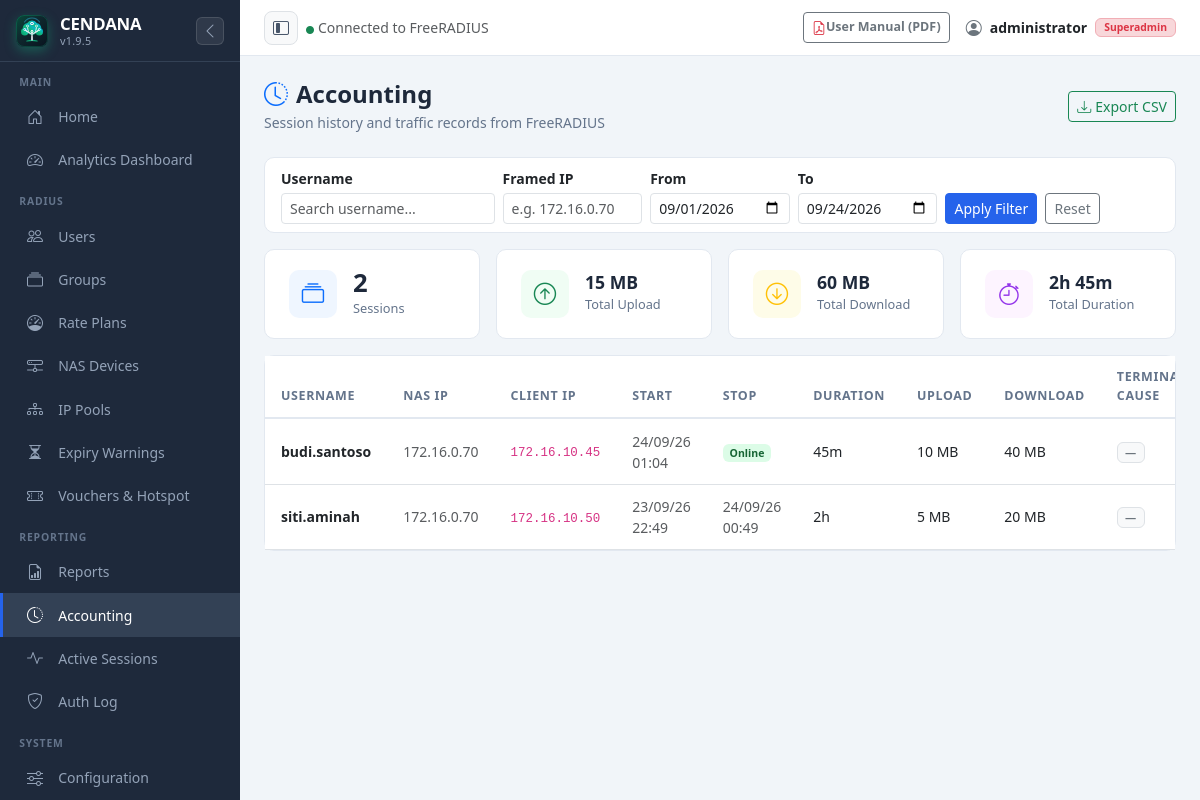
The page /accounting.php (signed in) on the database its author committed.
### tables this page shows
CREATE TABLE IF NOT EXISTS `radacct` (
  `radacctid` bigint(21) NOT NULL AUTO_INCREMENT,
  `acctsessionid` varchar(64) NOT NULL DEFAULT '',
  `acctuniqueid` varchar(32) NOT NULL DEFAULT '',
  `username` varchar(64) NOT NULL DEFAULT '',
  `realm` varchar(64) DEFAULT '',
  `nasipaddress` varchar(15) NOT NULL DEFAULT '',
  `nasportid` varchar(32) DEFAULT NULL,
  `nasporttype` varchar(32) DEFAULT NULL,
  `acctstarttime` datetime DEFAULT NULL,
  `acctupdatetime` datetime DEFAULT NULL,
  `acctstoptime` datetime DEFAULT NULL,
  `acctinterval` int(12) DEFAULT NULL,
  `acctsessiontime` int(12) unsigned DEFAULT NULL,
  `acctauthentic` varchar(32) DEFAULT NULL,
  `connectinfo_start` varchar(128) DEFAULT NULL,
  `connectinfo_stop` varchar(128) DEFAULT NULL,
  `acctinputoctets` bigint(20) DEFAULT NULL,
  `acctoutputoctets` bigint(20) DEFAULT NULL,
  `calledstationid` varchar(50) NOT NULL DEFAULT '',
  `callingstationid` varchar(50) NOT NULL DEFAULT '',
  `acctterminatecause` varchar(32) NOT NULL DEFAULT '',
  `servicetype` varchar(32) DEFAULT NULL,
  `framedprotocol` varchar(32) DEFAULT NULL,
  `framedipaddress` varchar(15) NOT NULL DEFAULT '',
  `framedipv6address` varchar(45) NOT NULL DEFAULT '',
  `framedipv6prefix` varchar(45) NOT NULL DEFAULT '',
  `framedinterfaceid` varchar(44) NOT NULL DEFAULT '',
  `delegatedipv6prefix` varchar(45) NOT NULL DEFAULT '',
  `class` varchar(64) DEFAULT NULL,
  PRIMARY KEY (`radacctid`),
  UNIQUE KEY `acctuniqueid` (`acctuniqueid`),
  KEY `username` (`username`),
  KEY `framedipaddress` (`framedipaddress`),
  KEY `acctsessionid` (`acctsessionid`),
  KEY `acctsessiontime` (`acctsessiontime`),
  KEY `acctstarttime` (`acctstarttime`),
  KEY `acctstoptime` (`acctstoptime`),
  KEY `nasipaddress` (`nasipaddress`)
);

### includes/functions.php (called while the page is built, shortened)
<?php
function sanitize($input) {
    return htmlspecialchars(strip_tags(trim((string)$input)), ENT_QUOTES, 'UTF-8');
}
function formatBytes($bytes, $precision = 2) {
    $bytes = (float)($bytes ?? 0);
    $units = ['B', 'KB', 'MB', 'GB', 'TB', 'PB'];
    $pow   = floor(log($bytes) / log(1024));
    $pow   = min($pow, count($units) - 1);
    $bytes /= pow(1024, $pow);
    return round($bytes, $precision) . ' ' . $units[$pow];
}
function formatDuration($seconds) {
    $seconds = (int)($seconds ?? 0);
    $h = floor($seconds / 3600);
    $m = floor(($seconds % 3600) / 60);
    $s = $seconds % 60;
    $parts = [];
    if ($h > 0) $parts[] = "{$h}h";
    if ($m > 0) $parts[] = "{$m}m";
    return implode(' ', $parts);
}

### accounting.php (the view, shortened to what this page needs)
<?php
$db = getDB();
$search   = trim($_GET['q'] ?? '');
$ipSearch = trim($_GET['ip'] ?? '');
if (isset($_GET['from'])) {
    $dateFrom = trim($_GET['from']);
    $dateTo   = trim($_GET['to'] ?? date('Y-m-d'));
} else {
    $currMonthStart = date('Y-m-01');
    $hasCurrent = $db->query("SELECT 1 FROM radacct WHERE acctstarttime >= '$currMonthStart 00:00:00' LIMIT 1")->fetch();
    if ($hasCurrent) {
        $dateFrom = $currMonthStart;
        $dateTo   = date('Y-m-d');
    } else {
        $latest = $db->query("SELECT DATE(acctstarttime) d FROM radacct ORDER BY acctstarttime DESC LIMIT 1")->fetch();
        if ($latest && !empty($latest['d'])) {
            $dateFrom = substr($latest['d'], 0, 7) . '-01';
            $dateTo   = $latest['d'];
        } else {
            $dateFrom = date('Y-m-01');
            $dateTo   = date('Y-m-d');
        }
    }
}
$where  = "WHERE acctstarttime >= :from_dt AND acctstarttime <= :to_dt";
$params = [
    ':from_dt' => "$dateFrom 00:00:00",
    ':to_dt'   => "$dateTo 23:59:59"
];
$page    = max(1, (int)($_GET['page'] ?? 1));
$perPage = 25;
$offset  = ($page - 1) * $perPage;
$lim = (int)$perPage;
$off = (int)$offset;
$stmt = $db->prepare("SELECT username, nasipaddress, framedipaddress,
    acctstarttime, acctstoptime, acctsessiontime,
    acctinputoctets, acctoutputoctets, acctterminatecause
  FROM radacct $where
  ORDER BY acctstarttime DESC LIMIT $lim OFFSET $off");
$stmt->execute($params);
$records = $stmt->fetchAll();
$statsStmt = $db->prepare("SELECT COUNT(*) AS sessions,
    COALESCE(SUM(acctinputoctets), 0) AS upload,
    COALESCE(SUM(acctoutputoctets), 0) AS download,
    COALESCE(SUM(acctsessiontime), 0) AS duration
  FROM radacct $where");
$statsStmt->execute($params);
$summary = $statsStmt->fetch();
include __DIR__ . '/includes/header.php';
?>
<div class="page-header d-flex align-items-center justify-content-between">
    <div>
        <h4><i class="bi bi-clock-history me-2 text-primary"></i>Accounting</h4>
        <p>Session history and traffic records from FreeRADIUS</p>
    </div>
    <a href="export.php?type=accounting&from=<?= urlencode($dateFrom) ?>&to=<?= urlencode($dateTo) ?><?= $search ? '&q=' . urlencode($search) : '' ?><?= $ipSearch ? '&ip=' . urlencode($ipSearch) : '' ?>" class="btn btn-outline-success btn-sm">
        <i class="bi bi-download me-1"></i>Export CSV
    </a>
</div>
<div class="card mb-3">
    <div class="card-body py-2">
        <form method="GET" class="row g-2 align-items-end">
            <div class="col-md-3">
                <label class="form-label small mb-1 fw-semibold">Username</label>
                <input type="text" name="q" class="form-control form-control-sm"
                       placeholder="Search username..." value="<?= htmlspecialchars($search) ?>">
            </div>
            <div class="col-md-2">
                <label class="form-label small mb-1 fw-semibold">Framed IP</label>
                <input type="text" name="ip" class="form-control form-control-sm"
                       placeholder="e.g. 172.16.0.70" value="<?= htmlspecialchars($ipSearch) ?>">
            </div>
            <div class="col-md-2">
                <label class="form-label small mb-1 fw-semibold">From</label>
                <input type="date" name="from" class="form-control form-control-sm" value="<?= htmlspecialchars($dateFrom) ?>">
            </div>
            <div class="col-md-2">
                <label class="form-label small mb-1 fw-semibold">To</label>
                <input type="date" name="to" class="form-control form-control-sm" value="<?= htmlspecialchars($dateTo) ?>">
            </div>
            <div class="col-auto">
                <button class="btn btn-primary btn-sm">Apply Filter</button>
                <a href="accounting.php" class="btn btn-outline-secondary btn-sm ms-1">Reset</a>
            </div>
        </form>
    </div>
</div>
<div class="row g-3 mb-3">
    <div class="col-6 col-md-3">
        <div class="stat-card">
            <div class="stat-icon" style="background:#eff6ff"><i class="bi bi-collection text-primary"></i></div>
            <div><div class="stat-value"><?= number_format((int)($summary['sessions'] ?? 0)) ?></div>
                 <div class="stat-label">Sessions</div></div>
        </div>
    </div>
    <div class="col-6 col-md-3">
        <div class="stat-card">
            <div class="stat-icon" style="background:#f0fdf4"><i class="bi bi-arrow-up-circle text-success"></i></div>
            <div><div class="stat-value" style="font-size:1.1rem"><?= formatBytes($summary['upload'] ?? 0) ?></div>
                 <div class="stat-label">Total Upload</div></div>
        </div>
    </div>
    <div class="col-6 col-md-3">
        <div class="stat-card">
            <div class="stat-icon" style="background:#fefce8"><i class="bi bi-arrow-down-circle text-warning"></i></div>
            <div><div class="stat-value" style="font-size:1.1rem"><?= formatBytes($summary['download'] ?? 0) ?></div>
                 <div class="stat-label">Total Download</div></div>
        </div>
    </div>
    <div class="col-6 col-md-3">
        <div class="stat-card">
            <div class="stat-icon" style="background:#fdf4ff"><i class="bi bi-stopwatch" style="color:#9333ea"></i></div>
            <div><div class="stat-value" style="font-size:1.1rem"><?= formatDuration($summary['duration'] ?? 0) ?></div>
                 <div class="stat-label">Total Duration</div></div>
        </div>
    </div>
</div>
<div class="card">
    <div class="card-body p-0">
        <div class="table-responsive">
        <table class="table mb-0">
            <thead><tr>
                <th>Username</th><th>NAS IP</th><th>Client IP</th>
                <th>Start</th><th>Stop</th><th>Duration</th>
                <th>Upload</th><th>Download</th><th>Terminate Cause</th>
            </tr></thead>
            <tbody>
            <?php if (empty($records)): ?>
            <tr><td colspan="9" class="text-center text-muted py-5">
                <i class="bi bi-inbox fs-3 d-block mb-2"></i>No accounting records found for selected period
            </td></tr>
            <?php else: foreach ($records as $r): ?>
            <tr>
                <td><strong><?= sanitize($r['username']) ?></strong></td>
                <td class="text-muted small"><?= sanitize($r['nasipaddress']) ?></td>
                <td><code style="font-size:.78rem"><?= sanitize($r['framedipaddress']) ?></code></td>
                <td class="text-muted small"><?= date('d/m/y H:i', strtotime($r['acctstarttime'])) ?></td>
                <td class="text-muted small">
                    <?= $r['acctstoptime'] ? date('d/m/y H:i', strtotime($r['acctstoptime'])) : '<span class="badge badge-online">Online</span>' ?>
                </td>
                <td><?= $r['acctsessiontime'] ? formatDuration($r['acctsessiontime']) : '—' ?></td>
                <td><?= formatBytes($r['acctinputoctets'] ?? 0) ?></td>
                <td><?= formatBytes($r['acctoutputoctets'] ?? 0) ?></td>
                <td><span class="badge bg-light text-secondary border" style="font-size:.7rem">
                    <?= sanitize($r['acctterminatecause'] ?: '—') ?>
                </span></td>
            </tr>
            <?php endforeach; endif; ?>
            </tbody>
        </table>
        </div>
    </div>
</div>
<?php include __DIR__ . '/includes/footer.php'; ?>

### includes/header.php (style rules this page uses)
:root { --sidebar-w: 240px; --sidebar-collapsed-w: 68px; --primary: #2563eb; --primary-dark: #1d4ed8; --sidebar-bg: #1e293b; --sidebar-hover: #334155; --sidebar-active: #2563eb; --topbar-h: 56px; }
body { background: #f1f5f9; font-family: 'Segoe UI', sans-serif; }
html { scroll-behavior: smooth; }
* { scrollbar-width: thin; scrollbar-color: #cbd5e1 transparent; }
.sidebar-brand .brand-icon-wrap img, .sidebar-brand .brand-icon-wrap svg { width: 100%; height: 100%; display: block; }
.stat-card { background: #fff; border-radius: 10px; padding: 1.25rem 1.5rem; border: 1px solid #e2e8f0; display: flex; align-items: center; gap: 1rem; text-decoration: none; color: inherit; transition: transform .15s ease, box-shadow .15s ease, border-color .15s ease; }
.stat-icon { width: 48px; height: 48px; border-radius: 10px; display: flex; align-items: center; justify-content: center; font-size: 1.4rem; }
.stat-value { font-size: 1.6rem; font-weight: 700; color: #1e293b; line-height: 1; }
.stat-label { font-size: .8rem; color: #64748b; margin-top: .2rem; }
.card { border: 1px solid #e2e8f0; border-radius: 10px; }
.table th { font-size: .78rem; text-transform: uppercase; letter-spacing: .05em; color: #64748b; font-weight: 600; border-bottom: 2px solid #e2e8f0; padding: .75rem 1rem; }
.table td { padding: .7rem 1rem; vertical-align: middle; font-size: .875rem; }
.badge-online { background: #dcfce7; color: #166534; }
.btn-primary { background: var(--primary); border-color: var(--primary); }
.page-header { margin-bottom: 1.5rem; }
.page-header h4 { font-weight: 700; color: #1e293b; margin: 0; }
.page-header p { color: #64748b; font-size: .875rem; margin: .2rem 0 0; }

### rows shown on the page
radacct: username "budi.santoso", nasipaddress "172.16.0.70", framedipaddress "172.16.10.45", acctstarttime "24/09/26 01:04", shows "Online", acctsessiontime "45m", acctinputoctets "10 MB", acctoutputoctets "40 MB", acctterminatecause "—"
radacct: username "siti.aminah", nasipaddress "172.16.0.70", framedipaddress "172.16.10.50", acctstarttime "23/09/26 22:49", acctstoptime "24/09/26 00:49", acctsessiontime "2h", acctinputoctets "5 MB", acctoutputoctets "20 MB", acctterminatecause "—"

### other values the page prints
APP_NAME "CENDANA"
APP_VERSION "1.9.5"
$_SESSION['admin_name'] "administrator"
getAdminRole() "Superadmin"
$summary['sessions'] "2"
formatBytes($summary['upload'] ?? 0) "15 MB"
formatBytes($summary['download'] ?? 0) "60 MB"
formatDuration($summary['duration'] ?? 0) "2h 45m"
